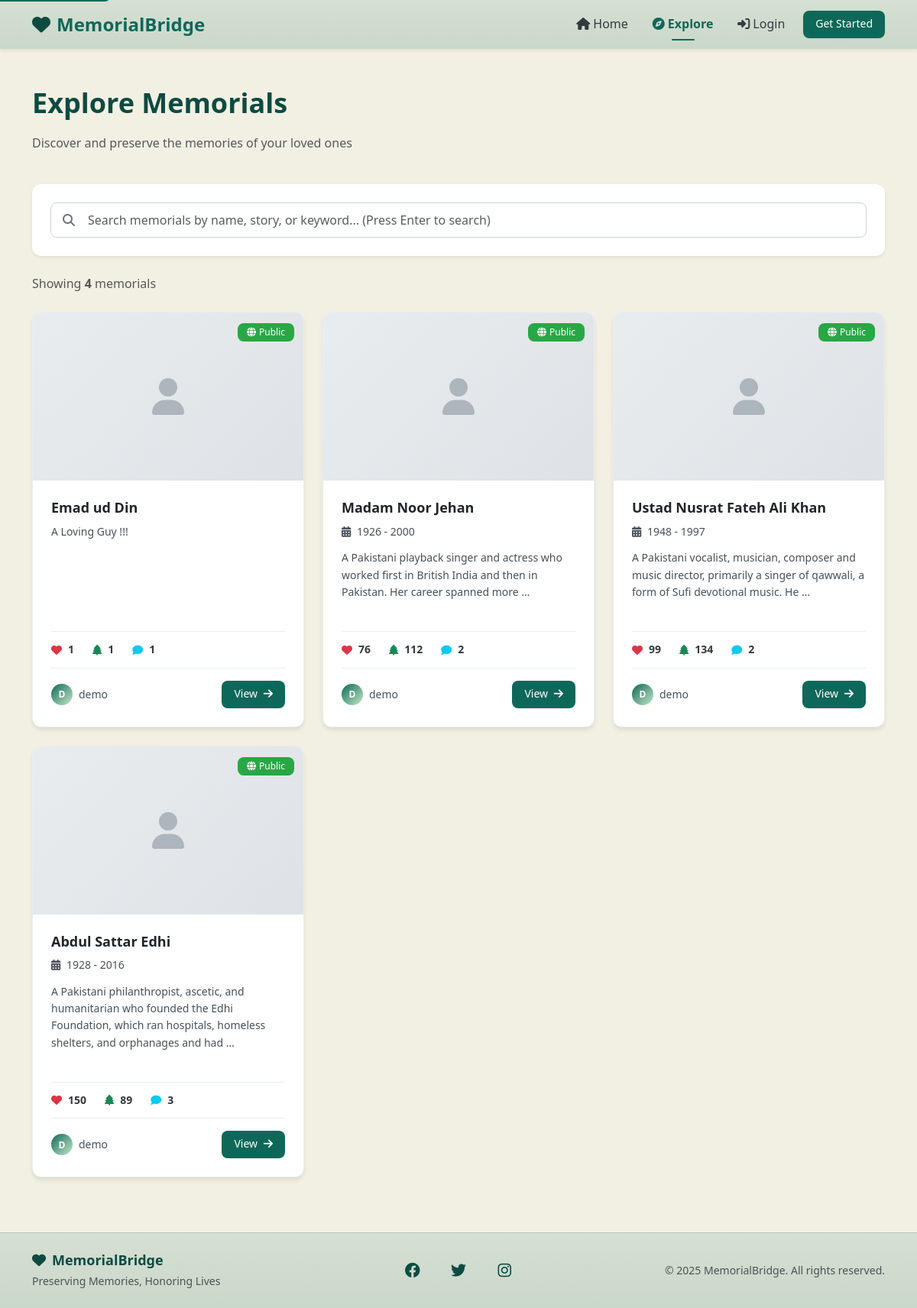
/explore/, run on the app's committed database.
### main_app/models.py (models this page shows, shortened)
class Memorial(models.Model):
    VISIBILITY_CHOICES = [
        ('public', 'Public'),
        ('private', 'Private'),
    ]
    owner = models.ForeignKey(UserProfile, on_delete=models.CASCADE, related_name='memorials')
    name = models.CharField(max_length=200)
    slug = models.SlugField(unique=True, blank=True)
    dob = models.DateField(null=True, blank=True, verbose_name="Date of Birth")
    dod = models.DateField(null=True, blank=True, verbose_name="Date of Passing")
    bio = models.TextField(blank=True, help_text="Biography or description")
    cover_image = models.ImageField(upload_to='memorial_covers/', blank=True, null=True)
    visibility = models.CharField(max_length=10, choices=VISIBILITY_CHOICES, default='public')
    donations_count = models.IntegerField(default=0)
    trees_planted_count = models.IntegerField(default=0)
    created_at = models.DateTimeField(auto_now_add=True)
    updated_at = models.DateTimeField(auto_now=True)
    class Meta:
        ordering = ['-created_at']

class UserProfile(models.Model):
    user = models.OneToOneField(User, on_delete=models.CASCADE)
    verified = models.BooleanField(default=False)

### main_app/views.py (the view)
# urls.py: path('explore/', views.explore, name='explore'),
def explore(request):
    search_query = request.GET.get('search', '')
    memorials = Memorial.objects.filter(visibility='public')
    if search_query:
        memorials = memorials.filter(
            Q(name__icontains=search_query) | Q(bio__icontains=search_query)
        )
    context = {
        'memorials': memorials,
        'search_query': search_query
    }
    return render(request, 'main_app/explore.html', context)

### templates/main_app/explore.html (shortened to what this page needs)
{% extends 'base.html' %}
{% load static %}
{% block content %}
<div class="container py-5">
    <div class="row mb-4">
        <div class="col-12">
            <h1 class="fw-bold text-primary mb-3">Explore Memorials</h1>
            <p class="text-muted">Discover and preserve the memories of your loved ones</p>
        </div>
    </div>
    <div class="search-section bg-white shadow-sm rounded-lg p-4 mb-4">
        <form method="get" id="searchForm">
            <div class="search-input-wrapper">
                <i class="fas fa-search search-icon"></i>
                <input type="text"
                       name="search"
                       class="form-control form-control-lg"
                       placeholder="Search memorials by name, story, or keyword... (Press Enter to search)"
                       value="{{ search_query }}"
                       id="searchInput"
                       autocomplete="off">
            </div>
        </form>
    </div>
    {% if search_query %}
    <div class="row mb-3">
        <div class="col-12">
            <div class="alert alert-info d-flex justify-content-between align-items-center">
                <span>
                    <i class="fas fa-search me-2"></i>
                    Showing results for "<strong>{{ search_query }}</strong>" - <strong>{{ memorials.count }}</strong> memorial{{ memorials.count|pluralize }} found
                </span>
                <a href="{% url 'explore' %}" class="btn btn-sm btn-outline-primary">
                    <i class="fas fa-times me-1"></i>Clear Search
                </a>
            </div>
        </div>
    </div>
    {% else %}
    <div class="results-info d-flex justify-content-between align-items-center mb-4">
        <div>
            <span class="text-muted">Showing <strong>{{ memorials.count }}</strong> memorial{{ memorials.count|pluralize }}</span>
        </div>
    </div>
    {% endif %}
    <div class="row memorials-grid" id="memorialsGrid">
        {% for memorial in memorials %}
        <div class="col-lg-4 col-md-6 mb-4">
            <div class="memorial-card-wrapper">
                <div class="memorial-card">
                    <div class="memorial-card-image-container">
                        {% if memorial.cover_image %}
                        <img src="{{ memorial.cover_image.url }}"
                             class="memorial-card-image"
                             alt="{{ memorial.name }}"
                             loading="lazy">
                        {% else %}
                        <div class="memorial-card-placeholder">
                        </div>
                        {% endif %}
                        <div class="memorial-badge">
                            <span class="badge bg-success">
                                <i class="fas fa-globe me-1"></i>Public
                            </span>
                        </div>
                    </div>
                    <div class="memorial-card-body">
                        <div class="memorial-card-header">
                            <h5 class="memorial-card-title">
                                <a href="{% url 'memorial_detail' memorial.slug %}">
                                    {{ memorial.name }}
                                </a>
                            </h5>
                            {% if memorial.dob and memorial.dod %}
                            <div class="memorial-card-dates">
                                <i class="fas fa-calendar-alt me-1"></i>
                                <span>{{ memorial.dob|date:"Y" }} - {{ memorial.dod|date:"Y" }}</span>
                            </div>
                            {% endif %}
                        </div>
                        <p class="memorial-card-bio">
                            {{ memorial.bio|truncatewords:20|default:"A beloved individual remembered by many." }}
                        </p>
                        <div class="memorial-card-stats">
                            <div class="stat-item">
                                <i class="fas fa-heart text-danger"></i>
                                <span>{{ memorial.donations_count }}</span>
                            </div>
                            <div class="stat-item">
                                <i class="fas fa-tree text-success"></i>
                                <span>{{ memorial.trees_planted_count }}</span>
                            </div>
                            <div class="stat-item">
                                <i class="fas fa-comment text-info"></i>
                                <span>{{ memorial.memories.count }}</span>
                            </div>
                        </div>
                        <div class="memorial-card-footer">
                            <div class="memorial-owner">
                                <div class="owner-avatar">
                                    {{ memorial.owner.user.username|first|upper }}
                                </div>
                                <span class="owner-name">{{ memorial.owner.user.username }}</span>
                            </div>
                            <a href="{% url 'memorial_detail' memorial.slug %}"
                               class="btn btn-primary btn-sm">
                                View <i class="fas fa-arrow-right ms-1"></i>
                            </a>
                        </div>
                    </div>
                </div>
            </div>
        </div>
        {% endfor %}
    </div>
</div>
{% endblock %}

### static/css/base/variables.css (style rules this page uses)
:root { --color-primary: #0e6859; --color-primary-light: #C5E9C6; --color-primary-lighter: #eff8f0; --color-primary-dark: #0d4b41; --color-accent: #D6BF08; --color-accent-dark: #B09F06; --color-golden: #FFD700; --color-success: #28a745; --color-danger: #dc3545; --color-warning: #ffc107; --color-info: #17a2b8; --color-white: #ffffff; --color-gray-50: #f8f9fa; --color-gray-100: #e9ecef; --color-gray-200: #dee2e6; --color-gray-300: #ced4da; --color-gray-400: #adb5bd; --color-gray-500: #6c757d; --color-gray-600: #495057; --color-gray-700: #343a40; --color-gray-800: #212529; --color-gray-900: #0d0d0d; --color-bg-primary: #ffffff; --color-bg-secondary: #F2F0E3; --color-bg-light: #f8f9fa; --font-size-xs: 0.75rem; --font-size-sm: 0.875rem; --font-size-base: 1rem; --font-size-lg: 1.125rem; --font-size-xl: 1.25rem; --font-size-2xl: 1.5rem; --font-size-3xl: 1.875rem; --font-size-4xl: 2.25rem; --font-size-5xl: 3rem; --spacing-xs: 0.25rem; --spacing-sm: 0.5rem; --spacing-md: 1rem; --spacing-lg: 1.5rem; --spacing-xl: 2rem; --spacing-2xl: 3rem; --spacing-3xl: 4rem; --shadow-sm: 0 1px 2px 0 rgba(0, 0, 0, 0.05); --shadow-md: 0 4px 6px -1px rgba(0, 0, 0, 0.1); --shadow-lg: 0 10px 15px -3px rgba(0, 0, 0, 0.1); --shadow-xl: 0 20px 25px -5px rgba(0, 0, 0, 0.1); --shadow-2xl: 0 25px 50px -12px rgba(0, 0, 0, 0.25); --radius-sm: 0.25rem; --radius-md: 0.5rem; --radius-lg: 0.75rem; --radius-xl: 1rem; --radius-2xl: 1.5rem; --radius-full: 9999px; --transition-fast: 150ms ease-in-out; --transition-base: 200ms ease-in-out; --transition-slow: 300ms ease-in-out; --z-dropdown: 1000; --z-sticky: 1020; --z-fixed: 1030; --z-modal-backdrop: 1040; --z-modal: 1050; --z-popover: 1060; --z-tooltip: 1070; }

### static/css/base/typography.css (style rules this page uses)
h1, h2, h3, h4, h5, h6 { color: var(--color-primary-dark); font-weight: 600; line-height: 1.3; margin-top: 0; }
h1 { font-size: var(--font-size-4xl); }
h5 { font-size: var(--font-size-lg); }
p { margin-bottom: 1rem; }
.text-primary { color: var(--color-primary-dark) !important; }

### static/css/components/buttons.css (style rules this page uses)
.btn { border-radius: var(--radius-md); font-weight: 500; transition: all var(--transition-base); border: none; cursor: pointer; padding: 0.625rem 1.5rem; font-size: var(--font-size-base); }
.btn-primary { background-color: var(--color-primary); border-color: var(--color-primary); color: var(--color-white); box-shadow: var(--shadow-sm); }
.btn-sm { padding: 0.375rem 1rem; font-size: var(--font-size-sm); min-height: 36px; }

### static/css/components/forms.css (style rules this page uses)
.form-control, .form-select { border-radius: var(--radius-md); border: 1px solid var(--color-gray-300); padding: 0.625rem 1rem; transition: all var(--transition-fast); font-size: var(--font-size-base); }
.search-input-wrapper { position: relative; }
.search-icon { position: absolute; left: 1rem; top: 50%; transform: translateY(-50%); color: var(--color-gray-500); z-index: 1; }
.search-input-wrapper .form-control { padding-left: 3rem; padding-right: 3rem; }

### static/css/components/alerts.css (style rules this page uses)
.badge { padding: 0.375rem 0.75rem; font-weight: 500; border-radius: var(--radius-md); }
.badge.bg-success { background-color: var(--color-success) !important; }

### static/css/utilities/animations.css (style rules this page uses)
.fade-in { animation: fadeIn 0.8s ease-in; }

### static/css/utilities/helpers.css (style rules this page uses)
.rounded-lg { border-radius: var(--radius-lg); }
.shadow-sm { box-shadow: var(--shadow-sm); }

### data on the page
Memorial: name "Emad ud Din", bio "A Loving Guy !!!", donations_count "1", trees_planted_count "1", memories.count "1", owner.user.username|first "D", owner.user.username "demo"
Memorial: name "Madam Noor Jehan", dob "1926", dod "2000", bio "A Pakistani playback singer and actress who worked first in British India and then in Pakistan. Her career spanned more …", donations_count "76", trees_planted_count "112", memories.count "2", owner.user.username|first "D", owner.user.username "demo"
Memorial: name "Ustad Nusrat Fateh Ali Khan", dob "1948", dod "1997", bio "A Pakistani vocalist, musician, composer and music director, primarily a singer of qawwali, a form of Sufi devotional music. He …", donations_count "99", trees_planted_count "134", memories.count "2", owner.user.username|first "D", owner.user.username "demo"
Memorial: name "Abdul Sattar Edhi", dob "1928", dod "2016", bio "A Pakistani philanthropist, ascetic, and humanitarian who founded the Edhi Foundation, which ran hospitals, homeless shelters, and orphanages and had …", donations_count "150", trees_planted_count "89", memories.count "3", owner.user.username|first "D", owner.user.username "demo"

### other printed values
{{ memorials.count }} "4"
